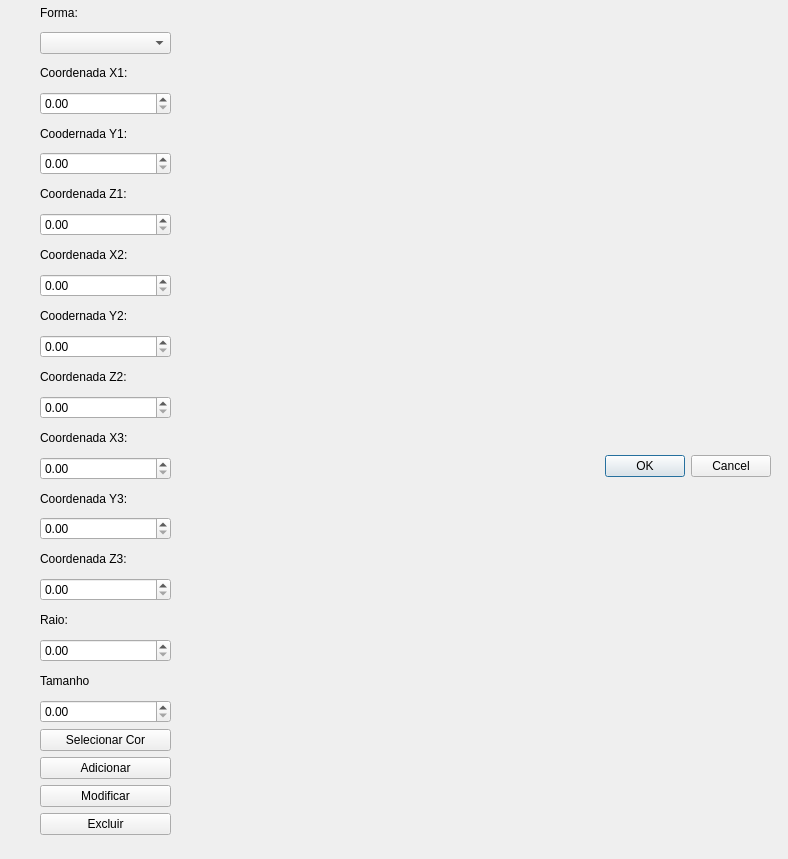
<?xml version="1.0" encoding="UTF-8"?>
<ui version="4.0">
 <class>GerenciadorObjetosDialog</class>
 <widget class="QDialog" name="GerenciadorObjetosDialog">
  <property name="geometry">
   <rect>
    <x>0</x>
    <y>0</y>
    <width>788</width>
    <height>859</height>
   </rect>
  </property>
  <property name="windowTitle">
   <string>Dialog</string>
  </property>
  <widget class="QDialogButtonBox" name="buttonBox">
   <property name="geometry">
    <rect>
     <x>430</x>
     <y>450</y>
     <width>341</width>
     <height>32</height>
    </rect>
   </property>
   <property name="orientation">
    <enum>Qt::Orientation::Horizontal</enum>
   </property>
   <property name="standardButtons">
    <set>QDialogButtonBox::StandardButton::Cancel|QDialogButtonBox::StandardButton::Ok</set>
   </property>
  </widget>
  <widget class="QWidget" name="layoutWidget">
   <property name="geometry">
    <rect>
     <x>40</x>
     <y>0</y>
     <width>131</width>
     <height>835</height>
    </rect>
   </property>
   <layout class="QVBoxLayout" name="verticalLayout">
    <item>
     <widget class="QLabel" name="lblForma">
      <property name="text">
       <string>Forma:</string>
      </property>
     </widget>
    </item>
    <item>
     <widget class="QComboBox" name="comboFormas"/>
    </item>
    <item>
     <widget class="QLabel" name="lblCoordenadaX1">
      <property name="text">
       <string>Coordenada X1:</string>
      </property>
     </widget>
    </item>
    <item>
     <widget class="QDoubleSpinBox" name="spinX1">
      <property name="maximum">
       <double>600.000000000000000</double>
      </property>
     </widget>
    </item>
    <item>
     <widget class="QLabel" name="lblCoordenadaY1">
      <property name="text">
       <string>Coodernada Y1:</string>
      </property>
     </widget>
    </item>
    <item>
     <widget class="QDoubleSpinBox" name="spinY1">
      <property name="maximum">
       <double>600.000000000000000</double>
      </property>
     </widget>
    </item>
    <item>
     <widget class="QLabel" name="lblCoordenadaZ1">
      <property name="text">
       <string>Coordenada Z1:</string>
      </property>
     </widget>
    </item>
    <item>
     <widget class="QDoubleSpinBox" name="spinZ1"/>
    </item>
    <item>
     <widget class="QLabel" name="lblCoordenadaX2">
      <property name="text">
       <string>Coordenada X2:</string>
      </property>
     </widget>
    </item>
    <item>
     <widget class="QDoubleSpinBox" name="spinX2">
      <property name="maximum">
       <double>600.000000000000000</double>
      </property>
     </widget>
    </item>
    <item>
     <widget class="QLabel" name="lblCoordenadaY2">
      <property name="text">
       <string>Coodernada Y2:</string>
      </property>
     </widget>
    </item>
    <item>
     <widget class="QDoubleSpinBox" name="spinY2">
      <property name="maximum">
       <double>600.000000000000000</double>
      </property>
     </widget>
    </item>
    <item>
     <widget class="QLabel" name="lblCoordenadaZ2">
      <property name="text">
       <string>Coordenada Z2:</string>
      </property>
     </widget>
    </item>
    <item>
     <widget class="QDoubleSpinBox" name="spinZ2"/>
    </item>
    <item>
     <widget class="QLabel" name="lblCoordenadaX3">
      <property name="enabled">
       <bool>true</bool>
      </property>
      <property name="text">
       <string>Coordenada X3:</string>
      </property>
     </widget>
    </item>
    <item>
     <widget class="QDoubleSpinBox" name="spinX3">
      <property name="maximum">
       <double>600.000000000000000</double>
      </property>
     </widget>
    </item>
    <item>
     <widget class="QLabel" name="lblCoordenadaY3">
      <property name="enabled">
       <bool>true</bool>
      </property>
      <property name="text">
       <string>Coordenada Y3:</string>
      </property>
     </widget>
    </item>
    <item>
     <widget class="QDoubleSpinBox" name="spinY3">
      <property name="maximum">
       <double>600.000000000000000</double>
      </property>
     </widget>
    </item>
    <item>
     <widget class="QLabel" name="lblCoordenadaZ3">
      <property name="text">
       <string>Coordenada Z3:</string>
      </property>
     </widget>
    </item>
    <item>
     <widget class="QDoubleSpinBox" name="spinZ3"/>
    </item>
    <item>
     <widget class="QLabel" name="lblRaio">
      <property name="text">
       <string>Raio:</string>
      </property>
     </widget>
    </item>
    <item>
     <widget class="QDoubleSpinBox" name="spinRaio">
      <property name="maximum">
       <double>100.000000000000000</double>
      </property>
     </widget>
    </item>
    <item>
     <widget class="QLabel" name="lblTamanho">
      <property name="text">
       <string>Tamanho</string>
      </property>
     </widget>
    </item>
    <item>
     <widget class="QDoubleSpinBox" name="spinTamanho"/>
    </item>
    <item>
     <widget class="QPushButton" name="btnCor">
      <property name="text">
       <string>Selecionar Cor</string>
      </property>
     </widget>
    </item>
    <item>
     <widget class="QPushButton" name="btnDesenhar">
      <property name="text">
       <string>Adicionar</string>
      </property>
     </widget>
    </item>
    <item>
     <widget class="QPushButton" name="btnModificarForma">
      <property name="text">
       <string>Modificar</string>
      </property>
     </widget>
    </item>
    <item>
     <widget class="QPushButton" name="btnExcluirForma">
      <property name="text">
       <string>Excluir</string>
      </property>
     </widget>
    </item>
   </layout>
  </widget>
 </widget>
 <resources/>
 <connections>
  <connection>
   <sender>buttonBox</sender>
   <signal>accepted()</signal>
   <receiver>GerenciadorObjetosDialog</receiver>
   <slot>accept()</slot>
   <hints>
    <hint type="sourcelabel">
     <x>248</x>
     <y>254</y>
    </hint>
    <hint type="destinationlabel">
     <x>157</x>
     <y>274</y>
    </hint>
   </hints>
  </connection>
  <connection>
   <sender>buttonBox</sender>
   <signal>rejected()</signal>
   <receiver>GerenciadorObjetosDialog</receiver>
   <slot>reject()</slot>
   <hints>
    <hint type="sourcelabel">
     <x>316</x>
     <y>260</y>
    </hint>
    <hint type="destinationlabel">
     <x>286</x>
     <y>274</y>
    </hint>
   </hints>
  </connection>
 </connections>
</ui>
